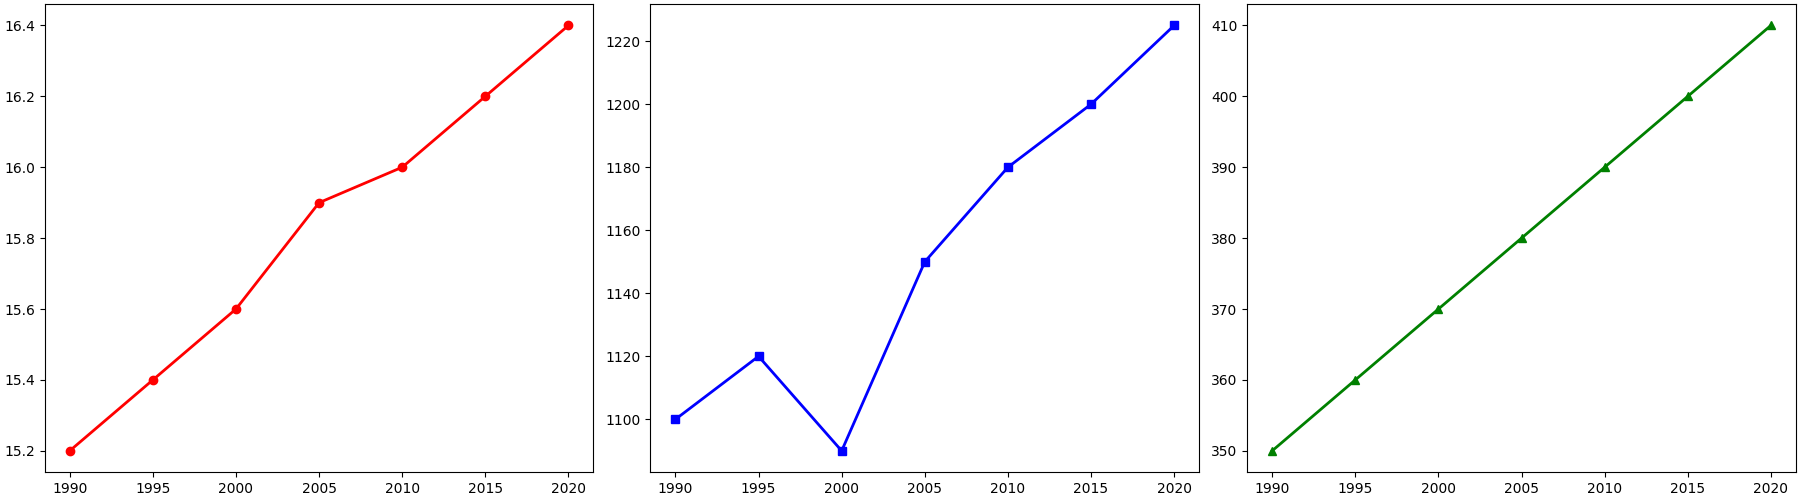

This figure's Python source:
import matplotlib.pyplot as plt
import numpy as np

# Years spanning three decades (1990-2020)
years = np.array([1990, 1995, 2000, 2005, 2010, 2015, 2020])

# Artificial data for average temperature, precipitation, and CO2 levels
avg_temperature = np.array([15.2, 15.4, 15.6, 15.9, 16.0, 16.2, 16.4])
avg_precipitation = np.array([1100, 1120, 1090, 1150, 1180, 1200, 1225])
co2_levels = np.array([350, 360, 370, 380, 390, 400, 410])

# Plotting setup
fig, axs = plt.subplots(1, 3, figsize=(18, 5), constrained_layout=True)

# Temperature Trend
axs[0].plot(years, avg_temperature, color='red', marker='o', linestyle='-', linewidth=2)

# Precipitation Trend
axs[1].plot(years, avg_precipitation, color='blue', marker='s', linestyle='-', linewidth=2)

# CO2 Levels Trend
axs[2].plot(years, co2_levels, color='green', marker='^', linestyle='-', linewidth=2)

# Display the plot
plt.show()
